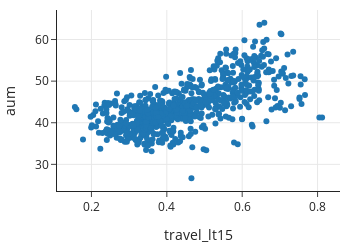

The notebook cell saved with this chart:
### Markdown cell above
Each row represents one commuting zone.
The column `aum` has the average AUM for people born in the commuting zone in 1980-82 to parents in the 25th income percentile.
There are many columns in this data frame, but for now we focus
on the fraction of people in a CZ that have a 15 minute or shorter commute time, 
which is called `travel_lt15`.
We plot AUM against this fraction to look at the relationship between the two variables:

### Code cell
px.scatter(cz_df, x='travel_lt15', y='aum', width=350, height=250)

### Figure 1 — Plotly figure (JSON) as saved in the notebook; plotly's stock layout.template omitted (floating-point values rounded to 4 significant figures; data arrays with more than 128 entries replaced by an {"elided": "..."} marker saying what was removed)
{"data": [{"hovertemplate": "travel_lt15=%{x}<br>aum=%{y}<extra></extra>", "legendgroup": "", "marker": {"color": "#1F77B4", "symbol": "circle"}, "mode": "markers", "name": "", "orientation": "v", "showlegend": false, "type": "scatter", "x": {"elided": "705 float values"}, "xaxis": "x", "y": {"elided": "705 float values"}, "yaxis": "y"}], "layout": {"height": 250, "legend": {"tracegroupgap": 0}, "width": 350, "xaxis": {"anchor": "y", "autorange": true, "domain": [0, 1], "range": [0.1086, 0.8595], "title": {"text": "travel_lt15"}, "type": "linear"}, "yaxis": {"anchor": "x", "autorange": true, "domain": [0, 1], "range": [23.6, 67.1], "title": {"text": "aum"}, "type": "linear"}}}
